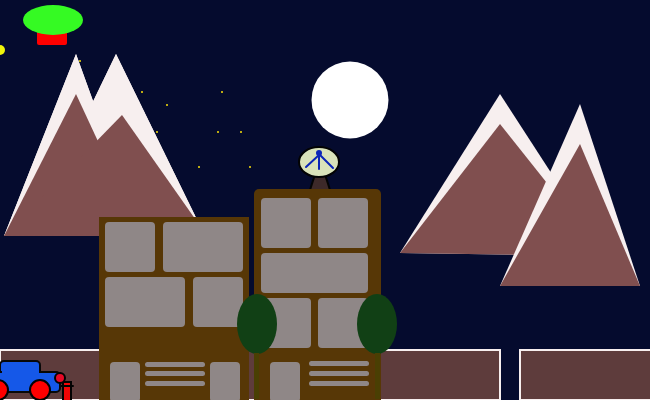
Frame 1 (no input)
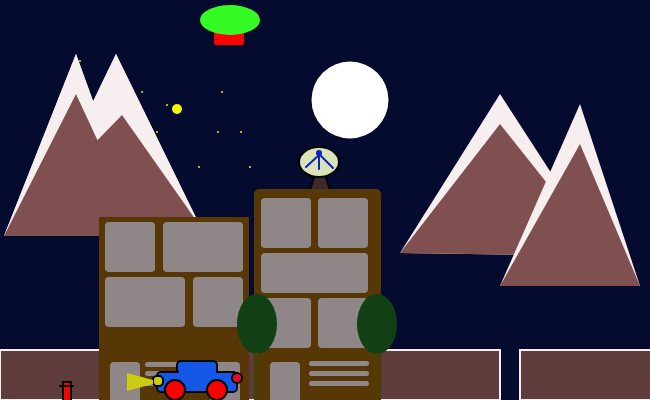
Frame 60 (no input)
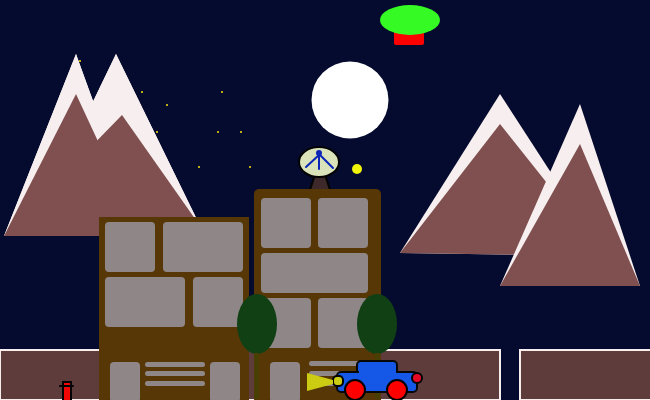
Frame 120 (the mouse pressed at the canvas centre since frame 60)

The p5.js sketch that drew these frames (run headless with seeded random() and noise() and a simulated clock; from frame 60 on, the mouse is pressed at the canvas centre):

// p5.js sketch
// ── sketch.js
var xPos = 0;
var yPos = 50;

var balPosX = 1;
var balPosY = 22;

var carPosX = 0;
var carPosY = 390;

var speed = 3;

function setup (){
  createCanvas(650, 400);
}

function draw() {
  
  //star
  
    background(5, 11, 46);
    noStroke();
    fill(241, 245, 10); //starFill
    ellipse(xPos, yPos, 10, 10);//starShape
    xPos+=3;
    yPos+=1;
    
    
    //Ballon
    fill(255, 0, 0);//cabinFill
    rect(balPosX+36,balPosY+8,30,15,2);//ballonCabin
    fill(53, 250, 35);//ballonFill
    ellipse(balPosX + 52,balPosY-2, 60, 30);//ballonBody
    
    if (balPosX >= width || balPosX <= 0) {
      balPosx = speed *= -1;
    }
  
    balPosX = balPosX + speed;
    
    
    //skyElements
    
    strokeWeight(77);//moonStroke
    stroke(255, 255, 255);
    fill(245, 242, 242);
    point(350, 100); //moonPos
    
    //stars
    stroke(250, 226, 10);
    strokeWeight(2);
    point(250, 167); //star1
    point(199, 167); //star2
    point(218, 132); //star3
    point(241, 132); //star
    point(222, 92); //star
    point(157, 132); //star
    point(142, 92); //star
    point(110, 132); //star
    point(167, 105); //star
    point(80, 61); //star
    point(94, 175); //star
    
   
    //mountain
    
    noStroke();
    fill(247, 239, 239);
    triangle(76,54,142,236,4,236);
    
    fill(247, 239, 239);
    triangle(116,54,205,236,28,236);
    
    fill(128, 79, 79);
    triangle(76,94,142,236,4,236);
    
    fill(128, 79, 79);
    triangle(122,115,205,233,4,236);

  //mountain 2
    
    noStroke();
    fill(247, 239, 239);
    triangle(76,54,142,236,4,236);
    
    fill(247, 239, 239);
    triangle(116,54,205,236,28,236);
    
    fill(128, 79, 79);
    triangle(76,94,142,236,4,236);
    
    fill(128, 79, 79);
    triangle(122,115,205,233,4,236);
          
          //mountain 4
    fill(247, 239, 239);
          // topx1y1  x2   y2  x3  y3 __white top2
    triangle(500,94,400,253,605,256);
 
    
    fill(128, 79, 79);
          //topx1y1 Leftx2y2 rightx3 y3 __ mountain base 2
    triangle(500,124,400,253,605,256);

    //mountain 3 
    
     noStroke();
    fill(247, 239, 239);
         //topx1 y1  x2 y2  x3 y3 __white top 1
    triangle(580,104,500,286,640,286);
    
       
    fill(128, 79, 79);
          // x1  y1  x2 y2  x3 y3 __mountain base 1
    triangle(580,144,500,286,640,286);
          



    //wall
    stroke(247, 239, 239);
    fill(94, 60, 60);
    rect(0,350,500,50);
    //wall2
    stroke(247, 239, 239);
    fill(94, 60, 60);
    rect(520,350,160,50);
    
    //fireHydrant
    stroke(3, 3, 3);
    strokeWeight(2);
    fill(242, 5, 5);
    rect(63,382,8,26);
    line(60,386,73,386);
    
    //satelite
    fill(61, 41, 41);
    triangle(320,159,310,190,330,190);//base
    
    fill(218, 227, 186);
    ellipse(319,162,40,30);
    
    stroke(11, 37, 184);
    line(306,167,319,155);//line1
    line(333,168,319,154);//line2
    line(319,169,319,154);//line3
    strokeWeight(6);
    point(319,153);
    
    
    noStroke();
    
    fill(87, 55, 6); //building #2L
    rect(99,217, 150, 200);
    
    fill(143, 135, 135);
    rect(105, 222, 50,50,4); //window #1TopLeft
    rect(163, 222, 80,50,4); //window #2TopRight
    rect(193, 277, 50,50,4); //window #1TopLeft
    rect(105, 277, 80,50,4); //window #2TopRight
    
    rect(110, 362, 30,40, 4);//door leftBuilding
    rect(145, 362, 60, 5, 4);//line rightBuilding
    rect(145, 371, 60, 5, 4);//line rightBuilding
    rect(145, 381, 60, 5, 4);//line rightBuilding
    rect(210, 362, 30,40, 4);//door leftBuilding
    
    
    
    
    
    fill(87,55,6); // building #1R
    rect(254,189,127, 230, 5);
    //windows 
    fill(143, 135, 135);
    rect(261, 198, 50,50,4); //window #1TopLeft
    rect(318, 198, 50,50,4); //window #2TopRight
    rect(261, 298, 50,50,4); //window #1middleLeft
    rect(318, 298, 50,50,4); //window #2MiddleRight
    rect(261, 253, 107, 40, 4); //middleWindow
    rect(270, 362, 30,40, 4);//door leftBuilding
    rect(309, 361, 60, 5, 4);//line rightBuilding
    rect(309, 371, 60, 5, 4);//line rightBuilding
    rect(309, 381, 60, 5, 4);//line rightBuilding
    
    
    fill(17, 64, 21);//treeFill
    ellipse(377, 324, 40,60);//treeOval
    fill(74, 63, 3);//treeBaseFill
    rect(375,353, 5,46);//treeBase
    
    
    fill(17, 64, 21);//treeFill#2
    ellipse(257, 324, 40,60);//treeOval
    fill(74, 63, 3);//treeBaseFill#2
    rect(254,353, 5,46);//treeBase
    

    // CAR
    
    fill(21, 88, 232);
    
    stroke(8, 8, 8);
    strokeWeight(2);
    rect(carPosX, 361,40,20,4);//topCarBody
    rect(carPosX - 20, 372,80,20,4);//bottomCarBody
    noStroke();
    rect(carPosX + 2, 367,37,16,4);//topCarBodyLayer
    

    stroke(3, 3, 3);
    strokeWeight(2);
    fill(255, 0, 0);
    ellipse(carPosX - 2,390,20,20);//leftWheel
    ellipse(carPosX+40,390,20,20);//rightWheel
    
    
    fill(230, 9, 38);//tailLight
    ellipse(carPosX+60,378,10,10);
    
    fill(204, 204, 18);
    rect(carPosX -24, 376,10,10,4);//headLight
    
    noStroke();
    beginShape();
    vertex(carPosX-50, 391,23, 390);
    vertex(carPosX-24,384);
    vertex(carPosX-24, 380);
    vertex(carPosX-50, 373);
    endShape();

    
    
    
     if (this.y > width)  {
        carPosX=-5;
    }
  else if (carPosX < 0){
    carPosX=5;
  }
  
    carPosX = carPosX + speed;
    
    
    
    
};
